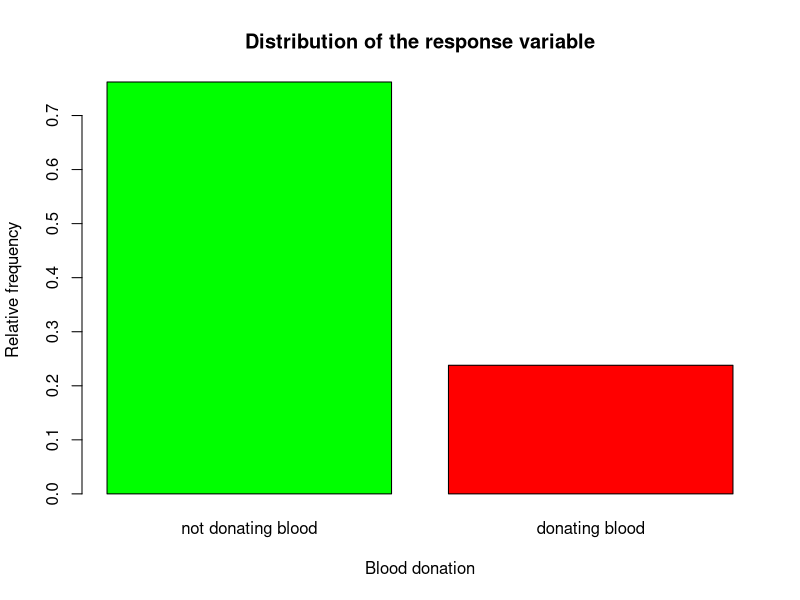

Generate this figure with R:
## ---- chunk 1
knitr::opts_chunk$set(echo = TRUE)
## ---- chunk 2
library(tidyverse)
library(class)
## ---- chunk 3
b_transfusion=read.csv('blood_transfusion.csv')
## ---- chunk 4
b_transfusion$donated=as.factor(b_transfusion$donated)
levels(b_transfusion$donated)=c('not donating blood','donating blood')
## ---- chunk 5
head(b_transfusion)
glimpse(b_transfusion)
## ---- chunk 6
summary(b_transfusion)
## ---- chunk 7
table(b_transfusion$donated)
## ---- chunk 8
barplot(prop.table(table(b_transfusion$donated)), col=c('green','red'), xlab='Blood donation', 
        ylab='Relative frequency', main = 'Distribution of the response variable')
## ---- chunk 9
normalize <- function(x) {
  return ((x - min(x)) / (max(x) - min(x))) }
## ---- chunk 10
b_transfusion=b_transfusion %>% mutate_at(vars(1:4),~normalize(.))
## ---- chunk 11
n <- nrow(b_transfusion);n       # Sample size
  
  p <- ncol(b_transfusion) - 1;p   # Dimensionality of the input space
  
  pos <- p+1;pos          # Position of the response
  
  x   <- b_transfusion[,-pos]    # Data matrix: n x p matrix
  y   <- b_transfusion[, pos]    # Response vector
  
set.seed(200) #Set seed for random number generation to be reproducible
n=nrow(b_transfusion)
  epsilon <- 1/3               # Proportion of observations in the test set
  nte     <- round(n*epsilon)  # Number of observations in the test set
  ntr     <- n - nte

  id.tr   <- sample(sample(sample(n)))[1:ntr]   # For a sample of ntr indices from {1,2,..,n}
  id.te   <- setdiff(1:n, id.tr)
  
  k        <- 23 #Number of nearest neighbour
  y.te     <- y[id.te]                                 # True responses in test set
  
## ---- chunk 12
b_transfusion_test_pred <- knn(x[id.tr,], x[id.te,], y[id.tr], k=k) # Predicted responses in test set
## ---- chunk 13
table(b_transfusion_test_pred)
## ---- chunk 14
library(gmodels)
CrossTable(x = y.te, y = b_transfusion_test_pred ,
prop.chisq = FALSE)
